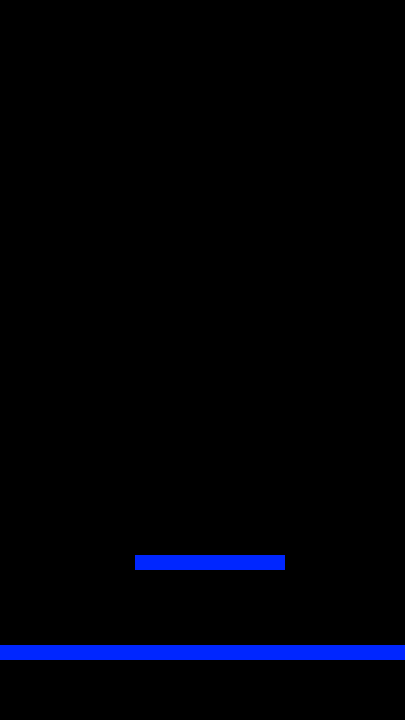

A 2D game scene composited from a Tiled map and its tileset images. What follows is a short description and the map's XML, with every tile layer's data as written:
An orthogonal 27x48 tile map with 15x15 px tiles, 1 tile layer (Tile Layer 1), 2 tilesets and 3 objects.

<map version="1.0" tiledversion="1.1.5" orientation="orthogonal" renderorder="right-down" width="27" height="48" tilewidth="15" tileheight="15" infinite="0" nextobjectid="8">
 <tileset firstgid="1" name="tileset" tilewidth="15" tileheight="15" tilecount="10" columns="10">
  <image source="../gfx/tilesets/blocks.png" width="150" height="15" />
 </tileset>
 <tileset firstgid="11" name="button" tilewidth="15" tileheight="15" tilecount="1" columns="1">
  <image source="../gfx/images/button.png" width="15" height="15" />
 </tileset>
 <layer name="Tile Layer 1" width="27" height="48">
  <data encoding="csv">
1,1,1,1,1,1,1,1,1,1,1,1,1,1,1,1,1,1,1,1,1,1,1,1,1,1,1,
1,1,1,1,1,1,1,1,1,1,1,1,1,1,1,1,1,1,1,1,1,1,1,1,1,1,1,
1,1,1,1,1,1,1,1,1,1,1,1,1,1,1,1,1,1,1,1,1,1,1,1,1,1,1,
1,1,1,1,1,1,1,1,1,1,1,1,1,1,1,1,1,1,1,1,1,1,1,1,1,1,1,
1,1,1,1,1,1,1,1,1,1,1,1,1,1,1,1,1,1,1,1,1,1,1,1,1,1,1,
1,1,1,1,1,1,1,1,1,1,1,1,1,1,1,1,1,1,1,1,1,1,1,1,1,1,1,
1,1,1,1,1,1,1,1,1,1,1,1,1,1,1,1,1,1,1,1,1,1,1,1,1,1,1,
1,1,1,1,1,1,1,1,1,1,1,1,1,1,1,1,1,1,1,1,1,1,1,1,1,1,1,
1,1,1,1,1,1,1,1,1,1,1,1,1,1,1,1,1,1,1,1,1,1,1,1,1,1,1,
1,1,1,1,1,1,1,1,1,1,1,1,1,1,1,1,1,1,1,1,1,1,1,1,1,1,1,
1,1,1,1,1,1,1,1,1,1,1,1,1,1,1,1,1,1,1,1,1,1,1,1,1,1,1,
1,1,1,1,1,1,1,1,1,1,1,1,1,1,1,1,1,1,1,1,1,1,1,1,1,1,1,
1,1,1,1,1,1,1,1,1,1,1,1,1,1,1,1,1,1,1,1,1,1,1,1,1,1,1,
1,1,1,1,1,1,1,1,1,1,1,1,1,1,1,1,1,1,1,1,1,1,1,1,1,1,1,
1,1,1,1,1,1,1,1,1,1,1,1,1,1,1,1,1,1,1,1,1,1,1,1,1,1,1,
1,1,1,1,1,1,1,1,1,1,1,1,1,1,1,1,1,1,1,1,1,1,1,1,1,1,1,
1,1,1,1,1,1,1,1,1,1,1,1,1,1,1,1,1,1,1,1,1,1,1,1,1,1,1,
1,1,1,1,1,1,1,1,1,1,1,1,1,1,1,1,1,1,1,1,1,1,1,1,1,1,1,
1,1,1,1,1,1,1,1,1,1,1,1,1,1,1,1,1,1,1,1,1,1,1,1,1,1,1,
1,1,1,1,1,1,1,1,1,1,1,1,1,1,1,1,1,1,1,1,1,1,1,1,1,1,1,
1,1,1,1,1,1,1,1,1,1,1,1,1,1,1,1,1,1,1,1,1,1,1,1,1,1,1,
1,1,1,1,1,1,1,1,1,1,1,1,1,1,1,1,1,1,1,1,1,1,1,1,1,1,1,
1,1,1,1,1,1,1,1,1,1,1,1,1,1,1,1,1,1,1,1,1,1,1,1,1,1,1,
1,1,1,1,1,1,1,1,1,1,1,1,1,1,1,1,1,1,1,1,1,1,1,1,1,1,1,
1,1,1,1,1,1,1,1,1,1,1,1,1,1,1,1,1,1,1,1,1,1,1,1,1,1,1,
1,1,1,1,1,1,1,1,1,1,1,1,1,1,1,1,1,1,1,1,1,1,1,1,1,1,1,
1,1,1,1,1,1,1,1,1,1,1,1,1,1,1,1,1,1,1,1,1,1,1,1,1,1,1,
1,1,1,1,1,1,1,1,1,1,1,1,1,1,1,1,1,1,1,1,1,1,1,1,1,1,1,
1,1,1,1,1,1,1,1,1,1,1,1,1,1,1,1,1,1,1,1,1,1,1,1,1,1,1,
1,1,1,1,1,1,1,1,1,1,1,1,1,1,1,1,1,1,1,1,1,1,1,1,1,1,1,
1,1,1,1,1,1,1,1,1,1,1,1,1,1,1,1,1,1,1,1,1,1,1,1,1,1,1,
1,1,1,1,1,1,1,1,1,1,1,1,1,1,1,1,1,1,1,1,1,1,1,1,1,1,1,
1,1,1,1,1,1,1,1,1,1,1,1,1,1,1,1,1,1,1,1,1,1,1,1,1,1,1,
1,1,1,1,1,1,1,1,1,1,1,1,1,1,1,1,1,1,1,1,1,1,1,1,1,1,1,
1,1,1,1,1,1,1,1,1,1,1,1,1,1,1,1,1,1,1,1,1,1,1,1,1,1,1,
1,1,1,1,1,1,1,1,1,1,1,1,1,1,1,1,1,1,1,1,1,1,1,1,1,1,1,
1,1,1,1,1,1,1,1,1,1,1,1,1,1,1,1,1,1,1,1,1,1,1,1,1,1,1,
1,1,1,1,1,1,1,1,1,8,8,8,8,8,8,8,8,8,8,1,1,1,1,1,1,1,1,
1,1,1,1,1,1,1,1,1,1,1,1,1,1,1,1,1,1,1,1,1,1,1,1,1,1,1,
1,1,1,1,1,1,1,1,1,1,1,1,1,1,1,1,1,1,1,1,1,1,1,1,1,1,1,
1,1,1,1,1,1,1,1,1,1,1,1,1,1,1,1,1,1,1,1,1,1,1,1,1,1,1,
1,1,1,1,1,1,1,1,1,1,1,1,1,1,1,1,1,1,1,1,1,1,1,1,1,1,1,
1,1,1,1,1,1,1,1,1,1,1,1,1,1,1,1,1,1,1,1,1,1,1,1,1,1,1,
8,8,8,8,8,8,8,8,8,8,8,8,8,8,8,8,8,8,8,8,8,8,8,8,8,8,8,
1,1,1,1,1,1,1,1,1,1,1,1,1,1,1,1,1,1,1,1,1,1,1,1,1,1,1,
1,1,1,1,1,1,1,1,1,1,1,1,1,1,1,1,1,1,1,1,1,1,1,1,1,1,1,
1,1,1,1,1,1,1,1,1,1,1,1,1,1,1,1,1,1,1,1,1,1,1,1,1,1,1,
1,1,1,1,1,1,1,1,1,1,1,1,1,1,1,1,1,1,1,1,1,1,1,1,1,1,1
</data>
 </layer>
 <objectgroup name="collision">
  <object id="2" x="0" y="645" width="405" height="15" />
  <object id="4" x="135" y="555" width="150" height="15" />
 </objectgroup>
 <objectgroup name="button">
  <object id="7" gid="11" x="360" y="645" width="15" height="15" />
 </objectgroup>
</map>
